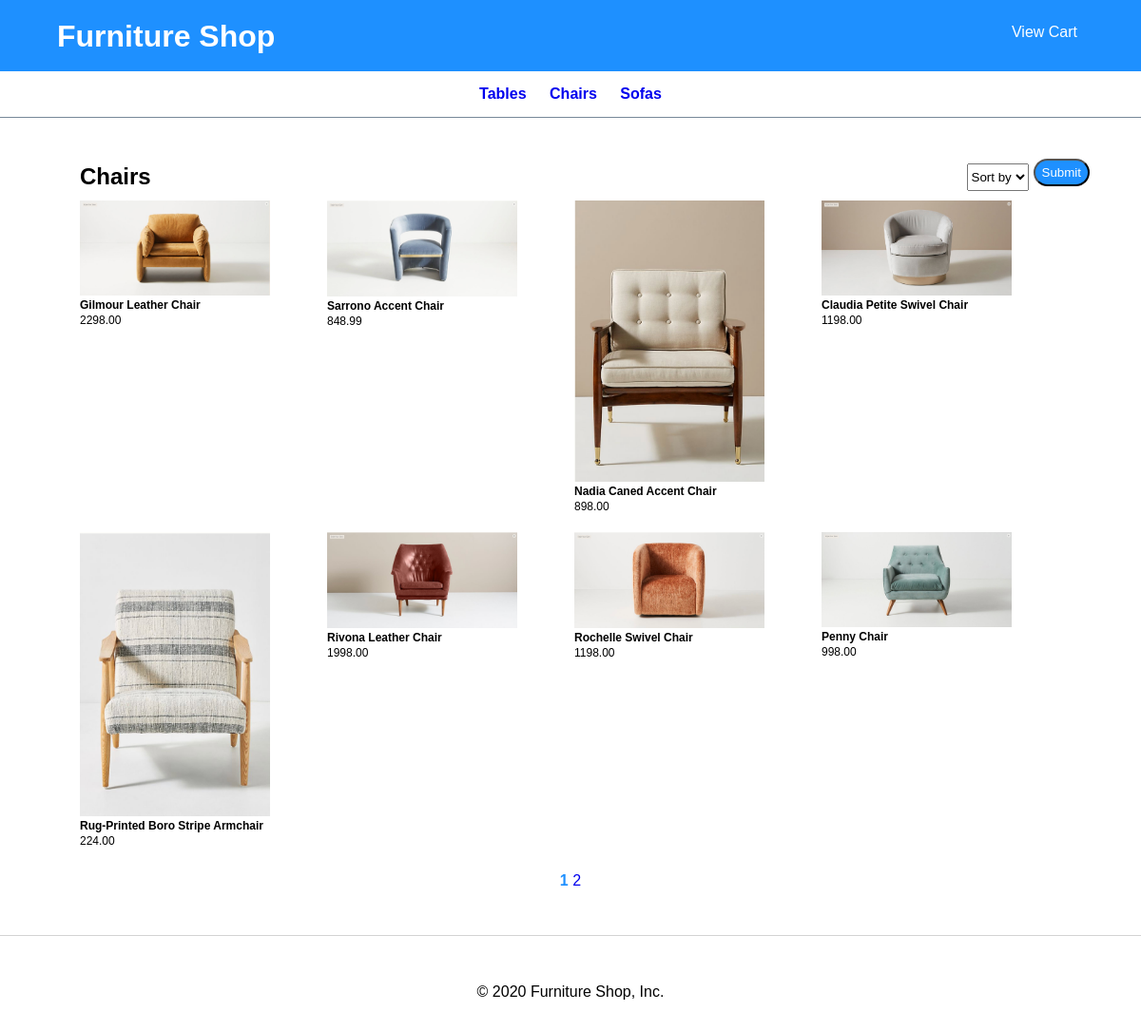
/?category_id=2, run on the app's committed database.
### tables this page shows
CREATE TABLE categories (
  categoryID       INT(11)        NOT NULL   AUTO_INCREMENT,
  categoryName     VARCHAR(255)   NOT NULL,
  PRIMARY KEY (categoryID)
);

CREATE TABLE products (
  productID        INT(11)        NOT NULL   AUTO_INCREMENT,
  categoryID       INT(11)        NOT NULL,
  productCode      VARCHAR(10)    NOT NULL   UNIQUE,
  productName      VARCHAR(255)   NOT NULL,
  listPrice        DECIMAL(10,2)  NOT NULL,
  PRIMARY KEY (productID)
);

### model/category_db.php (called while the page is built, shortened)
<?php
function get_categories() {
    global $db;
    $query = 'SELECT * FROM categories
              ORDER BY categoryID';
    $statement = $db->prepare($query);
    $statement->execute();
    $categories = $statement->fetchAll();
    return $categories;
}
function get_category_name($category_id) {
    global $db;
    $query = 'SELECT * FROM categories
              WHERE categoryID = :category_id';
    $statement = $db->prepare($query);
    $statement->bindValue(':category_id', $category_id);
    $statement->execute();
    $category = $statement->fetch();
    $category_name = $category['categoryName'];
    return $category_name;
}
?>

### model/product_db.php (called while the page is built, shortened)
<?php
function get_products_by_category($category_id) {
    global $db;
    $query = 'SELECT * FROM products
              WHERE products.categoryID = :category_id
              ORDER BY productID';
    $statement = $db->prepare($query);
    $statement->bindValue(":category_id", $category_id);
    $statement->execute();
    $products = $statement->fetchAll();
    return $products;
}
?>

### view/product_list.php (the view, shortened to what this page needs)
<?php
    global $db;
    $page = 1;
    $items_per_page = 8;
    $offset = ($page - 1) * $items_per_page;
    $sort_by = filter_input(INPUT_POST, 'sort_by');
    if ($sort_by == 'name') {
        $query = "SELECT * FROM products
            WHERE products.categoryID = :category_id
            ORDER BY productName ASC
            LIMIT " . $offset . "," . $items_per_page;
    } else if($sort_by == "price") {
        $query = "SELECT * FROM products
            WHERE products.categoryID = :category_id
            ORDER BY listPrice ASC
            LIMIT " . $offset . "," . $items_per_page;
    } else {
        $query = "SELECT * FROM products
            WHERE products.categoryID = :category_id
            ORDER BY productID
            LIMIT " . $offset . "," . $items_per_page;
    }
    $statement = $db->prepare($query);
    $statement->bindValue(":category_id", $category_id);
    $statement->execute();
    $prod_list = $statement->fetchAll();
?>
<?php include 'header.php'; ?>
<main>
    <section class="product-list-section">
        <h1><?php echo $category_name; ?></h1>
        <div class="sort-form">
            <form method="post">
                <select name="sort_by" id="sort">
                    <option value="" disabled selected hidden>Sort by</option>
                </select>
                <input class="btn sort-btn" type="submit" name="button" value="Submit"/>
            </form>
        </div>
        <ul class="product-list">
            <?php foreach ($prod_list as $product) : ?>
            <li>
                <a href="?action=view_product&amp;product_id=<?php echo $product['productID']; ?>">
                    <img src="images/<?php echo $product['productCode'] ?>.png" alt="<?php echo $product['productCode'] ?>.png" id="prodlist-img">
                </a>
                <strong>
                <a href="?action=view_product&amp;product_id=<?php echo $product['productID']; ?>">
                    <?php echo $product['productName']; ?>
                </a>
                </strong>
                <p>
                    <?php echo $product['listPrice']; ?>
                </p>
            </li>
            <?php endforeach; ?>
        </ul>
    </section>
    <div class="pagination">
        <?php
            $page_count = ceil(count($products) / $items_per_page);
            for ($i = 1; $i <= $page_count; $i++) {
                if ($i === $page) {
                    echo "<strong class='page-active'>".$i."</strong>" . " ";
                } else {
                    echo "<a href='index.php?category_id=".$category_id."&page=".$i."'>".$i."</a> ";
                }
            }
        ?>
    </div>
</main>
<?php include 'footer.php'; ?>

### view/header.php (shortened to what this page needs)
<!DOCTYPE html>
<html>
<head>
    <link href="/ecommerce/main.css" rel="stylesheet" type="text/css">
</head>
<body>
<header class="header-container">
    <h1 class="shop-title">Furniture Shop</h1>
    <div class="cart-btn">
            <a href="./cart">View Cart</a>
    </div>
</header>
<aside class="nav-bar">
    <nav>
        <ul class="cat-list">
            <?php foreach($categories as $category) : ?>
            <li>
                <a href="?category_id=<?php echo $category['categoryID']; ?>">
                    <?php echo $category['categoryName']; ?>
                </a>
            </li>
            <?php endforeach; ?>
        </ul>
    </nav>
</aside>

### main.css (style rules this page uses)
*, *::after, *::before { margin: 0; padding: 0; box-sizing: inherit; }
body { font-family: Arial, Helvetica, sans-serif; font-size: 1rem; }
a { text-decoration: none; }
li { list-style: none; }
.btn { background-color: dodgerblue; color: white; padding: 5px 7px; border-radius: 25px; }
header.header-container { width: 100%; height: 75px; background-color: dodgerblue; color: white; }
h1.shop-title { display: inline-block; float: left; position: relative; top: 50%; left: 5%; transform: translateY(-50%); }
.cat-list li { display: inline-block; padding: 5px 10px; font-weight: bold; }
aside.nav-bar { padding: 10px 0 10px 0; border-bottom: 1px solid lightslategrey; }
ul.cat-list { text-align: center; }
main { width: 91%; margin: 0 auto; margin-top: 3rem; margin-bottom: 3rem; }
.cart-btn { float: right; position: relative; top: 25px; right: 5%; }
.cart-btn a { color: white; padding: 5px 7px; border-radius: 25px; }
#prodlist-img { width: 200px; }
.product-list-section h1 { padding-left: 30px; display: inline-block; }
.product-list li { padding: 10px 30px 10px 30px; }
.product-list a { display: block; font-size: 12px; color: black; }
.product-list p { font-size: 12px; margin-top: 2px; }
.product-list { display: flex; flex-wrap: wrap; clear: both; }
.sort-form { float: right; }
.sort-form form { display: inline-flex; }
.sort-form input { margin-left: 5px; }
input.btn.sort-btn { position: relative; bottom: 5px; }
.pagination { margin-top: 1rem; text-align: center; }
.page-active { color: dodgerblue; }

### data on the page
categories: categoryName "Tables"
categories: categoryName "Chairs"
categories: categoryName "Sofas"
products: productCode (picture), productName "Gilmour Leather Chair", listPrice "2298.00"
products: productCode (picture), productName "Sarrono Accent Chair", listPrice "848.99"
products: productCode (picture), productName "Nadia Caned Accent Chair", listPrice "898.00"
products: productCode (picture), productName "Claudia Petite Swivel Chair", listPrice "1198.00"
products: productCode (picture), productName "Rug-Printed Boro Stripe Armchair", listPrice "224.00"
products: productCode (picture), productName "Rivona Leather Chair", listPrice "1998.00"
products: productCode (picture), productName "Rochelle Swivel Chair", listPrice "1198.00"
products: productCode (picture), productName "Penny Chair", listPrice "998.00"
